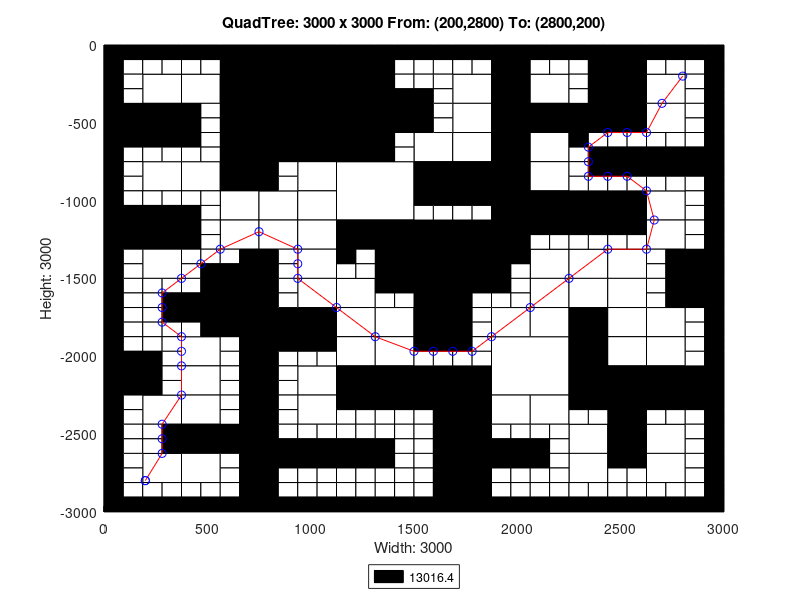

MATLAB code to generate this figure:
axis([0 3000 -3000 0]);
title('QuadTree: 3000 x 3000 From: (200,2800) To: (2800,200)');
xlabel('Width: 3000');
ylabel('Height: 3000');
rectangle('Position',[750 -375 375 375], 'FaceColor',[0 0 0]);
rectangle('Position',[750 -750 375 375], 'FaceColor',[0 0 0]);
rectangle('Position',[1125 -1125 375 375], 'FaceColor',[1 1 1]);
rectangle('Position',[1500 -1500 375 375], 'FaceColor',[0 0 0]);
rectangle('Position',[1875 -2250 375 375], 'FaceColor',[1 1 1]);
rectangle('Position',[187.5 -375 187.5 187.5], 'FaceColor',[1 1 1]);
rectangle('Position',[562.5 -187.5 187.5 187.5], 'FaceColor',[0 0 0]);
rectangle('Position',[375 -375 187.5 187.5], 'FaceColor',[1 1 1]);
rectangle('Position',[562.5 -375 187.5 187.5], 'FaceColor',[0 0 0]);
rectangle('Position',[0 -562.5 187.5 187.5], 'FaceColor',[0 0 0]);
rectangle('Position',[187.5 -562.5 187.5 187.5], 'FaceColor',[0 0 0]);
rectangle('Position',[562.5 -562.5 187.5 187.5], 'FaceColor',[0 0 0]);
rectangle('Position',[562.5 -750 187.5 187.5], 'FaceColor',[0 0 0]);
rectangle('Position',[1125 -187.5 187.5 187.5], 'FaceColor',[0 0 0]);
rectangle('Position',[1125 -375 187.5 187.5], 'FaceColor',[0 0 0]);
rectangle('Position',[1125 -562.5 187.5 187.5], 'FaceColor',[0 0 0]);
rectangle('Position',[1312.5 -562.5 187.5 187.5], 'FaceColor',[0 0 0]);
rectangle('Position',[1125 -750 187.5 187.5], 'FaceColor',[0 0 0]);
rectangle('Position',[187.5 -937.5 187.5 187.5], 'FaceColor',[1 1 1]);
rectangle('Position',[375 -937.5 187.5 187.5], 'FaceColor',[1 1 1]);
rectangle('Position',[562.5 -937.5 187.5 187.5], 'FaceColor',[0 0 0]);
rectangle('Position',[562.5 -1125 187.5 187.5], 'FaceColor',[1 1 1]);
rectangle('Position',[0 -1312.5 187.5 187.5], 'FaceColor',[0 0 0]);
rectangle('Position',[187.5 -1312.5 187.5 187.5], 'FaceColor',[0 0 0]);
rectangle('Position',[187.5 -1500 187.5 187.5], 'FaceColor',[1 1 1]);
rectangle('Position',[562.5 -1312.5 187.5 187.5], 'FaceColor',[1 1 1]);
rectangle('Position',[937.5 -937.5 187.5 187.5], 'FaceColor',[1 1 1]);
rectangle('Position',[750 -1125 187.5 187.5], 'FaceColor',[1 1 1]);
rectangle('Position',[937.5 -1125 187.5 187.5], 'FaceColor',[1 1 1]);
rectangle('Position',[750 -1312.5 187.5 187.5], 'FaceColor',[1 1 1]);
rectangle('Position',[937.5 -1312.5 187.5 187.5], 'FaceColor',[1 1 1]);
rectangle('Position',[937.5 -1500 187.5 187.5], 'FaceColor',[1 1 1]);
rectangle('Position',[1125 -1312.5 187.5 187.5], 'FaceColor',[0 0 0]);
rectangle('Position',[1312.5 -1312.5 187.5 187.5], 'FaceColor',[0 0 0]);
rectangle('Position',[1312.5 -1500 187.5 187.5], 'FaceColor',[0 0 0]);
rectangle('Position',[1687.5 -375 187.5 187.5], 'FaceColor',[1 1 1]);
rectangle('Position',[1875 -187.5 187.5 187.5], 'FaceColor',[0 0 0]);
rectangle('Position',[1875 -375 187.5 187.5], 'FaceColor',[0 0 0]);
rectangle('Position',[2062.5 -375 187.5 187.5], 'FaceColor',[1 1 1]);
rectangle('Position',[1687.5 -562.5 187.5 187.5], 'FaceColor',[1 1 1]);
rectangle('Position',[1500 -750 187.5 187.5], 'FaceColor',[1 1 1]);
rectangle('Position',[1687.5 -750 187.5 187.5], 'FaceColor',[1 1 1]);
rectangle('Position',[1875 -562.5 187.5 187.5], 'FaceColor',[0 0 0]);
rectangle('Position',[2062.5 -562.5 187.5 187.5], 'FaceColor',[0 0 0]);
rectangle('Position',[1875 -750 187.5 187.5], 'FaceColor',[0 0 0]);
rectangle('Position',[2062.5 -750 187.5 187.5], 'FaceColor',[1 1 1]);
rectangle('Position',[2437.5 -187.5 187.5 187.5], 'FaceColor',[0 0 0]);
rectangle('Position',[2437.5 -375 187.5 187.5], 'FaceColor',[0 0 0]);
rectangle('Position',[2625 -375 187.5 187.5], 'FaceColor',[1 1 1]);
rectangle('Position',[2250 -562.5 187.5 187.5], 'FaceColor',[0 0 0]);
rectangle('Position',[2437.5 -562.5 187.5 187.5], 'FaceColor',[0 0 0]);
rectangle('Position',[2625 -562.5 187.5 187.5], 'FaceColor',[1 1 1]);
rectangle('Position',[1500 -937.5 187.5 187.5], 'FaceColor',[0 0 0]);
rectangle('Position',[1687.5 -937.5 187.5 187.5], 'FaceColor',[0 0 0]);
rectangle('Position',[1875 -937.5 187.5 187.5], 'FaceColor',[0 0 0]);
rectangle('Position',[2062.5 -937.5 187.5 187.5], 'FaceColor',[1 1 1]);
rectangle('Position',[1875 -1125 187.5 187.5], 'FaceColor',[0 0 0]);
rectangle('Position',[2062.5 -1125 187.5 187.5], 'FaceColor',[0 0 0]);
rectangle('Position',[1875 -1312.5 187.5 187.5], 'FaceColor',[0 0 0]);
rectangle('Position',[2062.5 -1500 187.5 187.5], 'FaceColor',[1 1 1]);
rectangle('Position',[2250 -1125 187.5 187.5], 'FaceColor',[0 0 0]);
rectangle('Position',[2437.5 -1125 187.5 187.5], 'FaceColor',[0 0 0]);
rectangle('Position',[2625 -1125 187.5 187.5], 'FaceColor',[1 1 1]);
rectangle('Position',[2250 -1500 187.5 187.5], 'FaceColor',[1 1 1]);
rectangle('Position',[2437.5 -1500 187.5 187.5], 'FaceColor',[1 1 1]);
rectangle('Position',[2625 -1312.5 187.5 187.5], 'FaceColor',[1 1 1]);
rectangle('Position',[2812.5 -1500 187.5 187.5], 'FaceColor',[0 0 0]);
rectangle('Position',[562.5 -1687.5 187.5 187.5], 'FaceColor',[0 0 0]);
rectangle('Position',[562.5 -1875 187.5 187.5], 'FaceColor',[0 0 0]);
rectangle('Position',[0 -2250 187.5 187.5], 'FaceColor',[0 0 0]);
rectangle('Position',[375 -2062.5 187.5 187.5], 'FaceColor',[1 1 1]);
rectangle('Position',[375 -2250 187.5 187.5], 'FaceColor',[1 1 1]);
rectangle('Position',[937.5 -1687.5 187.5 187.5], 'FaceColor',[1 1 1]);
rectangle('Position',[750 -1875 187.5 187.5], 'FaceColor',[0 0 0]);
rectangle('Position',[937.5 -1875 187.5 187.5], 'FaceColor',[0 0 0]);
rectangle('Position',[1125 -1687.5 187.5 187.5], 'FaceColor',[1 1 1]);
rectangle('Position',[1125 -1875 187.5 187.5], 'FaceColor',[1 1 1]);
rectangle('Position',[1312.5 -1875 187.5 187.5], 'FaceColor',[1 1 1]);
rectangle('Position',[937.5 -2250 187.5 187.5], 'FaceColor',[1 1 1]);
rectangle('Position',[1125 -2062.5 187.5 187.5], 'FaceColor',[1 1 1]);
rectangle('Position',[1312.5 -2062.5 187.5 187.5], 'FaceColor',[1 1 1]);
rectangle('Position',[1125 -2250 187.5 187.5], 'FaceColor',[0 0 0]);
rectangle('Position',[1312.5 -2250 187.5 187.5], 'FaceColor',[0 0 0]);
rectangle('Position',[187.5 -2437.5 187.5 187.5], 'FaceColor',[1 1 1]);
rectangle('Position',[375 -2437.5 187.5 187.5], 'FaceColor',[1 1 1]);
rectangle('Position',[375 -2625 187.5 187.5], 'FaceColor',[0 0 0]);
rectangle('Position',[562.5 -2625 187.5 187.5], 'FaceColor',[0 0 0]);
rectangle('Position',[187.5 -2812.5 187.5 187.5], 'FaceColor',[1 1 1]);
rectangle('Position',[375 -2812.5 187.5 187.5], 'FaceColor',[1 1 1]);
rectangle('Position',[937.5 -2437.5 187.5 187.5], 'FaceColor',[1 1 1]);
rectangle('Position',[1500 -1687.5 187.5 187.5], 'FaceColor',[0 0 0]);
rectangle('Position',[1500 -1875 187.5 187.5], 'FaceColor',[0 0 0]);
rectangle('Position',[2062.5 -1687.5 187.5 187.5], 'FaceColor',[1 1 1]);
rectangle('Position',[1875 -1875 187.5 187.5], 'FaceColor',[1 1 1]);
rectangle('Position',[2062.5 -1875 187.5 187.5], 'FaceColor',[1 1 1]);
rectangle('Position',[1500 -2250 187.5 187.5], 'FaceColor',[0 0 0]);
rectangle('Position',[1687.5 -2250 187.5 187.5], 'FaceColor',[0 0 0]);
rectangle('Position',[2250 -1687.5 187.5 187.5], 'FaceColor',[1 1 1]);
rectangle('Position',[2437.5 -1687.5 187.5 187.5], 'FaceColor',[1 1 1]);
rectangle('Position',[2250 -1875 187.5 187.5], 'FaceColor',[0 0 0]);
rectangle('Position',[2437.5 -1875 187.5 187.5], 'FaceColor',[1 1 1]);
rectangle('Position',[2812.5 -1687.5 187.5 187.5], 'FaceColor',[0 0 0]);
rectangle('Position',[2625 -1875 187.5 187.5], 'FaceColor',[1 1 1]);
rectangle('Position',[2250 -2062.5 187.5 187.5], 'FaceColor',[0 0 0]);
rectangle('Position',[2437.5 -2062.5 187.5 187.5], 'FaceColor',[1 1 1]);
rectangle('Position',[2250 -2250 187.5 187.5], 'FaceColor',[0 0 0]);
rectangle('Position',[2437.5 -2250 187.5 187.5], 'FaceColor',[0 0 0]);
rectangle('Position',[2625 -2062.5 187.5 187.5], 'FaceColor',[1 1 1]);
rectangle('Position',[2625 -2250 187.5 187.5], 'FaceColor',[0 0 0]);
rectangle('Position',[2812.5 -2250 187.5 187.5], 'FaceColor',[0 0 0]);
rectangle('Position',[1687.5 -2437.5 187.5 187.5], 'FaceColor',[0 0 0]);
rectangle('Position',[1687.5 -2625 187.5 187.5], 'FaceColor',[0 0 0]);
rectangle('Position',[1875 -2437.5 187.5 187.5], 'FaceColor',[1 1 1]);
rectangle('Position',[2062.5 -2437.5 187.5 187.5], 'FaceColor',[1 1 1]);
rectangle('Position',[1687.5 -2812.5 187.5 187.5], 'FaceColor',[0 0 0]);
rectangle('Position',[1687.5 -3000 187.5 187.5], 'FaceColor',[0 0 0]);
rectangle('Position',[2437.5 -2437.5 187.5 187.5], 'FaceColor',[0 0 0]);
rectangle('Position',[2250 -2625 187.5 187.5], 'FaceColor',[1 1 1]);
rectangle('Position',[2437.5 -2625 187.5 187.5], 'FaceColor',[0 0 0]);
rectangle('Position',[2625 -2625 187.5 187.5], 'FaceColor',[1 1 1]);
rectangle('Position',[2250 -2812.5 187.5 187.5], 'FaceColor',[1 1 1]);
rectangle('Position',[2625 -2812.5 187.5 187.5], 'FaceColor',[1 1 1]);
rectangle('Position',[0 -93.75 93.75 93.75], 'FaceColor',[0 0 0]);
rectangle('Position',[93.75 -93.75 93.75 93.75], 'FaceColor',[0 0 0]);
rectangle('Position',[0 -187.5 93.75 93.75], 'FaceColor',[0 0 0]);
rectangle('Position',[93.75 -187.5 93.75 93.75], 'FaceColor',[1 1 1]);
rectangle('Position',[187.5 -93.75 93.75 93.75], 'FaceColor',[0 0 0]);
rectangle('Position',[281.25 -93.75 93.75 93.75], 'FaceColor',[0 0 0]);
rectangle('Position',[187.5 -187.5 93.75 93.75], 'FaceColor',[1 1 1]);
rectangle('Position',[281.25 -187.5 93.75 93.75], 'FaceColor',[1 1 1]);
rectangle('Position',[0 -281.25 93.75 93.75], 'FaceColor',[0 0 0]);
rectangle('Position',[93.75 -281.25 93.75 93.75], 'FaceColor',[1 1 1]);
rectangle('Position',[0 -375 93.75 93.75], 'FaceColor',[0 0 0]);
rectangle('Position',[93.75 -375 93.75 93.75], 'FaceColor',[1 1 1]);
rectangle('Position',[375 -93.75 93.75 93.75], 'FaceColor',[0 0 0]);
rectangle('Position',[468.75 -93.75 93.75 93.75], 'FaceColor',[0 0 0]);
rectangle('Position',[375 -187.5 93.75 93.75], 'FaceColor',[1 1 1]);
rectangle('Position',[468.75 -187.5 93.75 93.75], 'FaceColor',[1 1 1]);
rectangle('Position',[0 -656.25 93.75 93.75], 'FaceColor',[0 0 0]);
rectangle('Position',[93.75 -656.25 93.75 93.75], 'FaceColor',[0 0 0]);
rectangle('Position',[0 -750 93.75 93.75], 'FaceColor',[0 0 0]);
rectangle('Position',[93.75 -750 93.75 93.75], 'FaceColor',[1 1 1]);
rectangle('Position',[187.5 -656.25 93.75 93.75], 'FaceColor',[0 0 0]);
rectangle('Position',[281.25 -656.25 93.75 93.75], 'FaceColor',[0 0 0]);
rectangle('Position',[187.5 -750 93.75 93.75], 'FaceColor',[1 1 1]);
rectangle('Position',[281.25 -750 93.75 93.75], 'FaceColor',[1 1 1]);
rectangle('Position',[375 -468.75 93.75 93.75], 'FaceColor',[0 0 0]);
rectangle('Position',[468.75 -468.75 93.75 93.75], 'FaceColor',[1 1 1]);
rectangle('Position',[375 -562.5 93.75 93.75], 'FaceColor',[0 0 0]);
rectangle('Position',[468.75 -562.5 93.75 93.75], 'FaceColor',[1 1 1]);
rectangle('Position',[375 -656.25 93.75 93.75], 'FaceColor',[0 0 0]);
rectangle('Position',[468.75 -656.25 93.75 93.75], 'FaceColor',[1 1 1]);
rectangle('Position',[375 -750 93.75 93.75], 'FaceColor',[1 1 1]);
rectangle('Position',[468.75 -750 93.75 93.75], 'FaceColor',[1 1 1]);
rectangle('Position',[1312.5 -93.75 93.75 93.75], 'FaceColor',[0 0 0]);
rectangle('Position',[1406.25 -93.75 93.75 93.75], 'FaceColor',[0 0 0]);
rectangle('Position',[1312.5 -187.5 93.75 93.75], 'FaceColor',[0 0 0]);
rectangle('Position',[1406.25 -187.5 93.75 93.75], 'FaceColor',[1 1 1]);
rectangle('Position',[1312.5 -281.25 93.75 93.75], 'FaceColor',[0 0 0]);
rectangle('Position',[1406.25 -281.25 93.75 93.75], 'FaceColor',[1 1 1]);
rectangle('Position',[1312.5 -375 93.75 93.75], 'FaceColor',[0 0 0]);
rectangle('Position',[1406.25 -375 93.75 93.75], 'FaceColor',[0 0 0]);
rectangle('Position',[1312.5 -656.25 93.75 93.75], 'FaceColor',[0 0 0]);
rectangle('Position',[1406.25 -656.25 93.75 93.75], 'FaceColor',[1 1 1]);
rectangle('Position',[1312.5 -750 93.75 93.75], 'FaceColor',[0 0 0]);
rectangle('Position',[1406.25 -750 93.75 93.75], 'FaceColor',[1 1 1]);
rectangle('Position',[0 -843.75 93.75 93.75], 'FaceColor',[0 0 0]);
rectangle('Position',[93.75 -843.75 93.75 93.75], 'FaceColor',[1 1 1]);
rectangle('Position',[0 -937.5 93.75 93.75], 'FaceColor',[0 0 0]);
rectangle('Position',[93.75 -937.5 93.75 93.75], 'FaceColor',[1 1 1]);
rectangle('Position',[0 -1031.25 93.75 93.75], 'FaceColor',[0 0 0]);
rectangle('Position',[93.75 -1031.25 93.75 93.75], 'FaceColor',[1 1 1]);
rectangle('Position',[0 -1125 93.75 93.75], 'FaceColor',[0 0 0]);
rectangle('Position',[93.75 -1125 93.75 93.75], 'FaceColor',[0 0 0]);
rectangle('Position',[187.5 -1031.25 93.75 93.75], 'FaceColor',[1 1 1]);
rectangle('Position',[281.25 -1031.25 93.75 93.75], 'FaceColor',[1 1 1]);
rectangle('Position',[187.5 -1125 93.75 93.75], 'FaceColor',[0 0 0]);
rectangle('Position',[281.25 -1125 93.75 93.75], 'FaceColor',[0 0 0]);
rectangle('Position',[375 -1031.25 93.75 93.75], 'FaceColor',[1 1 1]);
rectangle('Position',[468.75 -1031.25 93.75 93.75], 'FaceColor',[1 1 1]);
rectangle('Position',[375 -1125 93.75 93.75], 'FaceColor',[0 0 0]);
rectangle('Position',[468.75 -1125 93.75 93.75], 'FaceColor',[1 1 1]);
rectangle('Position',[0 -1406.25 93.75 93.75], 'FaceColor',[0 0 0]);
rectangle('Position',[93.75 -1406.25 93.75 93.75], 'FaceColor',[1 1 1]);
rectangle('Position',[0 -1500 93.75 93.75], 'FaceColor',[0 0 0]);
rectangle('Position',[93.75 -1500 93.75 93.75], 'FaceColor',[1 1 1]);
rectangle('Position',[375 -1218.75 93.75 93.75], 'FaceColor',[0 0 0]);
rectangle('Position',[468.75 -1218.75 93.75 93.75], 'FaceColor',[1 1 1]);
rectangle('Position',[375 -1312.5 93.75 93.75], 'FaceColor',[0 0 0]);
rectangle('Position',[468.75 -1312.5 93.75 93.75], 'FaceColor',[1 1 1]);
rectangle('Position',[375 -1406.25 93.75 93.75], 'FaceColor',[1 1 1]);
rectangle('Position',[468.75 -1406.25 93.75 93.75], 'FaceColor',[1 1 1]);
rectangle('Position',[375 -1500 93.75 93.75], 'FaceColor',[1 1 1]);
rectangle('Position',[468.75 -1500 93.75 93.75], 'FaceColor',[0 0 0]);
rectangle('Position',[562.5 -1406.25 93.75 93.75], 'FaceColor',[1 1 1]);
rectangle('Position',[656.25 -1406.25 93.75 93.75], 'FaceColor',[0 0 0]);
rectangle('Position',[562.5 -1500 93.75 93.75], 'FaceColor',[0 0 0]);
rectangle('Position',[656.25 -1500 93.75 93.75], 'FaceColor',[0 0 0]);
rectangle('Position',[750 -843.75 93.75 93.75], 'FaceColor',[0 0 0]);
rectangle('Position',[843.75 -843.75 93.75 93.75], 'FaceColor',[1 1 1]);
rectangle('Position',[750 -937.5 93.75 93.75], 'FaceColor',[0 0 0]);
rectangle('Position',[843.75 -937.5 93.75 93.75], 'FaceColor',[1 1 1]);
rectangle('Position',[750 -1406.25 93.75 93.75], 'FaceColor',[0 0 0]);
rectangle('Position',[843.75 -1406.25 93.75 93.75], 'FaceColor',[1 1 1]);
rectangle('Position',[750 -1500 93.75 93.75], 'FaceColor',[0 0 0]);
rectangle('Position',[843.75 -1500 93.75 93.75], 'FaceColor',[1 1 1]);
rectangle('Position',[1125 -1406.25 93.75 93.75], 'FaceColor',[0 0 0]);
rectangle('Position',[1218.75 -1406.25 93.75 93.75], 'FaceColor',[1 1 1]);
rectangle('Position',[1125 -1500 93.75 93.75], 'FaceColor',[1 1 1]);
rectangle('Position',[1218.75 -1500 93.75 93.75], 'FaceColor',[1 1 1]);
rectangle('Position',[1500 -93.75 93.75 93.75], 'FaceColor',[0 0 0]);
rectangle('Position',[1593.75 -93.75 93.75 93.75], 'FaceColor',[0 0 0]);
rectangle('Position',[1500 -187.5 93.75 93.75], 'FaceColor',[1 1 1]);
rectangle('Position',[1593.75 -187.5 93.75 93.75], 'FaceColor',[1 1 1]);
rectangle('Position',[1687.5 -93.75 93.75 93.75], 'FaceColor',[0 0 0]);
rectangle('Position',[1781.25 -93.75 93.75 93.75], 'FaceColor',[0 0 0]);
rectangle('Position',[1687.5 -187.5 93.75 93.75], 'FaceColor',[1 1 1]);
rectangle('Position',[1781.25 -187.5 93.75 93.75], 'FaceColor',[1 1 1]);
rectangle('Position',[1500 -281.25 93.75 93.75], 'FaceColor',[1 1 1]);
rectangle('Position',[1593.75 -281.25 93.75 93.75], 'FaceColor',[1 1 1]);
rectangle('Position',[1500 -375 93.75 93.75], 'FaceColor',[0 0 0]);
rectangle('Position',[1593.75 -375 93.75 93.75], 'FaceColor',[1 1 1]);
rectangle('Position',[2062.5 -93.75 93.75 93.75], 'FaceColor',[0 0 0]);
rectangle('Position',[2156.25 -93.75 93.75 93.75], 'FaceColor',[0 0 0]);
rectangle('Position',[2062.5 -187.5 93.75 93.75], 'FaceColor',[1 1 1]);
rectangle('Position',[2156.25 -187.5 93.75 93.75], 'FaceColor',[1 1 1]);
rectangle('Position',[1500 -468.75 93.75 93.75], 'FaceColor',[0 0 0]);
rectangle('Position',[1593.75 -468.75 93.75 93.75], 'FaceColor',[1 1 1]);
rectangle('Position',[1500 -562.5 93.75 93.75], 'FaceColor',[0 0 0]);
rectangle('Position',[1593.75 -562.5 93.75 93.75], 'FaceColor',[1 1 1]);
rectangle('Position',[2250 -93.75 93.75 93.75], 'FaceColor',[0 0 0]);
rectangle('Position',[2343.75 -93.75 93.75 93.75], 'FaceColor',[0 0 0]);
rectangle('Position',[2250 -187.5 93.75 93.75], 'FaceColor',[1 1 1]);
rectangle('Position',[2343.75 -187.5 93.75 93.75], 'FaceColor',[0 0 0]);
rectangle('Position',[2250 -281.25 93.75 93.75], 'FaceColor',[1 1 1]);
rectangle('Position',[2343.75 -281.25 93.75 93.75], 'FaceColor',[0 0 0]);
rectangle('Position',[2250 -375 93.75 93.75], 'FaceColor',[1 1 1]);
rectangle('Position',[2343.75 -375 93.75 93.75], 'FaceColor',[0 0 0]);
rectangle('Position',[2625 -93.75 93.75 93.75], 'FaceColor',[0 0 0]);
rectangle('Position',[2718.75 -93.75 93.75 93.75], 'FaceColor',[0 0 0]);
rectangle('Position',[2625 -187.5 93.75 93.75], 'FaceColor',[1 1 1]);
rectangle('Position',[2718.75 -187.5 93.75 93.75], 'FaceColor',[1 1 1]);
rectangle('Position',[2812.5 -93.75 93.75 93.75], 'FaceColor',[0 0 0]);
rectangle('Position',[2906.25 -93.75 93.75 93.75], 'FaceColor',[0 0 0]);
rectangle('Position',[2812.5 -187.5 93.75 93.75], 'FaceColor',[1 1 1]);
rectangle('Position',[2906.25 -187.5 93.75 93.75], 'FaceColor',[0 0 0]);
rectangle('Position',[2812.5 -281.25 93.75 93.75], 'FaceColor',[1 1 1]);
rectangle('Position',[2906.25 -281.25 93.75 93.75], 'FaceColor',[0 0 0]);
rectangle('Position',[2812.5 -375 93.75 93.75], 'FaceColor',[1 1 1]);
rectangle('Position',[2906.25 -375 93.75 93.75], 'FaceColor',[0 0 0]);
rectangle('Position',[2250 -656.25 93.75 93.75], 'FaceColor',[0 0 0]);
rectangle('Position',[2343.75 -656.25 93.75 93.75], 'FaceColor',[1 1 1]);
rectangle('Position',[2250 -750 93.75 93.75], 'FaceColor',[1 1 1]);
rectangle('Position',[2343.75 -750 93.75 93.75], 'FaceColor',[0 0 0]);
rectangle('Position',[2437.5 -656.25 93.75 93.75], 'FaceColor',[1 1 1]);
rectangle('Position',[2531.25 -656.25 93.75 93.75], 'FaceColor',[1 1 1]);
rectangle('Position',[2437.5 -750 93.75 93.75], 'FaceColor',[0 0 0]);
rectangle('Position',[2531.25 -750 93.75 93.75], 'FaceColor',[0 0 0]);
rectangle('Position',[2812.5 -468.75 93.75 93.75], 'FaceColor',[1 1 1]);
rectangle('Position',[2906.25 -468.75 93.75 93.75], 'FaceColor',[0 0 0]);
rectangle('Position',[2812.5 -562.5 93.75 93.75], 'FaceColor',[1 1 1]);
rectangle('Position',[2906.25 -562.5 93.75 93.75], 'FaceColor',[0 0 0]);
rectangle('Position',[2625 -656.25 93.75 93.75], 'FaceColor',[1 1 1]);
rectangle('Position',[2718.75 -656.25 93.75 93.75], 'FaceColor',[1 1 1]);
rectangle('Position',[2625 -750 93.75 93.75], 'FaceColor',[0 0 0]);
rectangle('Position',[2718.75 -750 93.75 93.75], 'FaceColor',[0 0 0]);
rectangle('Position',[2812.5 -656.25 93.75 93.75], 'FaceColor',[1 1 1]);
rectangle('Position',[2906.25 -656.25 93.75 93.75], 'FaceColor',[0 0 0]);
rectangle('Position',[2812.5 -750 93.75 93.75], 'FaceColor',[0 0 0]);
rectangle('Position',[2906.25 -750 93.75 93.75], 'FaceColor',[0 0 0]);
rectangle('Position',[1500 -1031.25 93.75 93.75], 'FaceColor',[0 0 0]);
rectangle('Position',[1593.75 -1031.25 93.75 93.75], 'FaceColor',[0 0 0]);
rectangle('Position',[1500 -1125 93.75 93.75], 'FaceColor',[1 1 1]);
rectangle('Position',[1593.75 -1125 93.75 93.75], 'FaceColor',[1 1 1]);
rectangle('Position',[1687.5 -1031.25 93.75 93.75], 'FaceColor',[0 0 0]);
rectangle('Position',[1781.25 -1031.25 93.75 93.75], 'FaceColor',[0 0 0]);
rectangle('Position',[1687.5 -1125 93.75 93.75], 'FaceColor',[1 1 1]);
rectangle('Position',[1781.25 -1125 93.75 93.75], 'FaceColor',[1 1 1]);
rectangle('Position',[2062.5 -1218.75 93.75 93.75], 'FaceColor',[0 0 0]);
rectangle('Position',[2156.25 -1218.75 93.75 93.75], 'FaceColor',[0 0 0]);
rectangle('Position',[2062.5 -1312.5 93.75 93.75], 'FaceColor',[1 1 1]);
rectangle('Position',[2156.25 -1312.5 93.75 93.75], 'FaceColor',[1 1 1]);
rectangle('Position',[1875 -1406.25 93.75 93.75], 'FaceColor',[0 0 0]);
rectangle('Position',[1968.75 -1406.25 93.75 93.75], 'FaceColor',[0 0 0]);
rectangle('Position',[1875 -1500 93.75 93.75], 'FaceColor',[0 0 0]);
rectangle('Position',[1968.75 -1500 93.75 93.75], 'FaceColor',[1 1 1]);
rectangle('Position',[2250 -843.75 93.75 93.75], 'FaceColor',[1 1 1]);
rectangle('Position',[2343.75 -843.75 93.75 93.75], 'FaceColor',[0 0 0]);
rectangle('Position',[2250 -937.5 93.75 93.75], 'FaceColor',[1 1 1]);
rectangle('Position',[2343.75 -937.5 93.75 93.75], 'FaceColor',[1 1 1]);
rectangle('Position',[2437.5 -843.75 93.75 93.75], 'FaceColor',[0 0 0]);
rectangle('Position',[2531.25 -843.75 93.75 93.75], 'FaceColor',[0 0 0]);
rectangle('Position',[2437.5 -937.5 93.75 93.75], 'FaceColor',[1 1 1]);
rectangle('Position',[2531.25 -937.5 93.75 93.75], 'FaceColor',[1 1 1]);
rectangle('Position',[2625 -843.75 93.75 93.75], 'FaceColor',[0 0 0]);
rectangle('Position',[2718.75 -843.75 93.75 93.75], 'FaceColor',[0 0 0]);
rectangle('Position',[2625 -937.5 93.75 93.75], 'FaceColor',[1 1 1]);
rectangle('Position',[2718.75 -937.5 93.75 93.75], 'FaceColor',[1 1 1]);
rectangle('Position',[2812.5 -843.75 93.75 93.75], 'FaceColor',[0 0 0]);
rectangle('Position',[2906.25 -843.75 93.75 93.75], 'FaceColor',[0 0 0]);
rectangle('Position',[2812.5 -937.5 93.75 93.75], 'FaceColor',[1 1 1]);
rectangle('Position',[2906.25 -937.5 93.75 93.75], 'FaceColor',[0 0 0]);
rectangle('Position',[2812.5 -1031.25 93.75 93.75], 'FaceColor',[1 1 1]);
rectangle('Position',[2906.25 -1031.25 93.75 93.75], 'FaceColor',[0 0 0]);
rectangle('Position',[2812.5 -1125 93.75 93.75], 'FaceColor',[1 1 1]);
rectangle('Position',[2906.25 -1125 93.75 93.75], 'FaceColor',[0 0 0]);
rectangle('Position',[2250 -1218.75 93.75 93.75], 'FaceColor',[0 0 0]);
rectangle('Position',[2343.75 -1218.75 93.75 93.75], 'FaceColor',[0 0 0]);
rectangle('Position',[2250 -1312.5 93.75 93.75], 'FaceColor',[1 1 1]);
rectangle('Position',[2343.75 -1312.5 93.75 93.75], 'FaceColor',[1 1 1]);
rectangle('Position',[2437.5 -1218.75 93.75 93.75], 'FaceColor',[0 0 0]);
rectangle('Position',[2531.25 -1218.75 93.75 93.75], 'FaceColor',[0 0 0]);
rectangle('Position',[2437.5 -1312.5 93.75 93.75], 'FaceColor',[1 1 1]);
rectangle('Position',[2531.25 -1312.5 93.75 93.75], 'FaceColor',[1 1 1]);
rectangle('Position',[2812.5 -1218.75 93.75 93.75], 'FaceColor',[1 1 1]);
rectangle('Position',[2906.25 -1218.75 93.75 93.75], 'FaceColor',[0 0 0]);
rectangle('Position',[2812.5 -1312.5 93.75 93.75], 'FaceColor',[1 1 1]);
rectangle('Position',[2906.25 -1312.5 93.75 93.75], 'FaceColor',[0 0 0]);
rectangle('Position',[2625 -1406.25 93.75 93.75], 'FaceColor',[1 1 1]);
rectangle('Position',[2718.75 -1406.25 93.75 93.75], 'FaceColor',[0 0 0]);
rectangle('Position',[2625 -1500 93.75 93.75], 'FaceColor',[1 1 1]);
rectangle('Position',[2718.75 -1500 93.75 93.75], 'FaceColor',[0 0 0]);
rectangle('Position',[0 -1593.75 93.75 93.75], 'FaceColor',[0 0 0]);
rectangle('Position',[93.75 -1593.75 93.75 93.75], 'FaceColor',[1 1 1]);
rectangle('Position',[0 -1687.5 93.75 93.75], 'FaceColor',[0 0 0]);
rectangle('Position',[93.75 -1687.5 93.75 93.75], 'FaceColor',[1 1 1]);
rectangle('Position',[187.5 -1593.75 93.75 93.75], 'FaceColor',[1 1 1]);
rectangle('Position',[281.25 -1593.75 93.75 93.75], 'FaceColor',[1 1 1]);
rectangle('Position',[187.5 -1687.5 93.75 93.75], 'FaceColor',[1 1 1]);
rectangle('Position',[281.25 -1687.5 93.75 93.75], 'FaceColor',[0 0 0]);
rectangle('Position',[0 -1781.25 93.75 93.75], 'FaceColor',[0 0 0]);
rectangle('Position',[93.75 -1781.25 93.75 93.75], 'FaceColor',[1 1 1]);
rectangle('Position',[0 -1875 93.75 93.75], 'FaceColor',[0 0 0]);
rectangle('Position',[93.75 -1875 93.75 93.75], 'FaceColor',[1 1 1]);
rectangle('Position',[187.5 -1781.25 93.75 93.75], 'FaceColor',[1 1 1]);
rectangle('Position',[281.25 -1781.25 93.75 93.75], 'FaceColor',[0 0 0]);
rectangle('Position',[187.5 -1875 93.75 93.75], 'FaceColor',[1 1 1]);
rectangle('Position',[281.25 -1875 93.75 93.75], 'FaceColor',[1 1 1]);
rectangle('Position',[375 -1593.75 93.75 93.75], 'FaceColor',[1 1 1]);
rectangle('Position',[468.75 -1593.75 93.75 93.75], 'FaceColor',[0 0 0]);
rectangle('Position',[375 -1687.5 93.75 93.75], 'FaceColor',[0 0 0]);
rectangle('Position',[468.75 -1687.5 93.75 93.75], 'FaceColor',[0 0 0]);
rectangle('Position',[375 -1781.25 93.75 93.75], 'FaceColor',[0 0 0]);
rectangle('Position',[468.75 -1781.25 93.75 93.75], 'FaceColor',[0 0 0]);
rectangle('Position',[375 -1875 93.75 93.75], 'FaceColor',[1 1 1]);
rectangle('Position',[468.75 -1875 93.75 93.75], 'FaceColor',[0 0 0]);
rectangle('Position',[0 -1968.75 93.75 93.75], 'FaceColor',[0 0 0]);
rectangle('Position',[93.75 -1968.75 93.75 93.75], 'FaceColor',[1 1 1]);
rectangle('Position',[0 -2062.5 93.75 93.75], 'FaceColor',[0 0 0]);
rectangle('Position',[93.75 -2062.5 93.75 93.75], 'FaceColor',[0 0 0]);
rectangle('Position',[187.5 -1968.75 93.75 93.75], 'FaceColor',[1 1 1]);
rectangle('Position',[281.25 -1968.75 93.75 93.75], 'FaceColor',[1 1 1]);
rectangle('Position',[187.5 -2062.5 93.75 93.75], 'FaceColor',[0 0 0]);
rectangle('Position',[281.25 -2062.5 93.75 93.75], 'FaceColor',[1 1 1]);
rectangle('Position',[187.5 -2156.25 93.75 93.75], 'FaceColor',[0 0 0]);
rectangle('Position',[281.25 -2156.25 93.75 93.75], 'FaceColor',[1 1 1]);
rectangle('Position',[187.5 -2250 93.75 93.75], 'FaceColor',[0 0 0]);
rectangle('Position',[281.25 -2250 93.75 93.75], 'FaceColor',[1 1 1]);
rectangle('Position',[562.5 -1968.75 93.75 93.75], 'FaceColor',[1 1 1]);
rectangle('Position',[656.25 -1968.75 93.75 93.75], 'FaceColor',[0 0 0]);
rectangle('Position',[562.5 -2062.5 93.75 93.75], 'FaceColor',[1 1 1]);
rectangle('Position',[656.25 -2062.5 93.75 93.75], 'FaceColor',[0 0 0]);
rectangle('Position',[562.5 -2156.25 93.75 93.75], 'FaceColor',[1 1 1]);
rectangle('Position',[656.25 -2156.25 93.75 93.75], 'FaceColor',[0 0 0]);
rectangle('Position',[562.5 -2250 93.75 93.75], 'FaceColor',[1 1 1]);
rectangle('Position',[656.25 -2250 93.75 93.75], 'FaceColor',[0 0 0]);
rectangle('Position',[750 -1593.75 93.75 93.75], 'FaceColor',[0 0 0]);
rectangle('Position',[843.75 -1593.75 93.75 93.75], 'FaceColor',[1 1 1]);
rectangle('Position',[750 -1687.5 93.75 93.75], 'FaceColor',[0 0 0]);
rectangle('Position',[843.75 -1687.5 93.75 93.75], 'FaceColor',[1 1 1]);
rectangle('Position',[1312.5 -1593.75 93.75 93.75], 'FaceColor',[0 0 0]);
rectangle('Position',[1406.25 -1593.75 93.75 93.75], 'FaceColor',[0 0 0]);
rectangle('Position',[1312.5 -1687.5 93.75 93.75], 'FaceColor',[1 1 1]);
rectangle('Position',[1406.25 -1687.5 93.75 93.75], 'FaceColor',[1 1 1]);
rectangle('Position',[750 -1968.75 93.75 93.75], 'FaceColor',[0 0 0]);
rectangle('Position',[843.75 -1968.75 93.75 93.75], 'FaceColor',[0 0 0]);
rectangle('Position',[750 -2062.5 93.75 93.75], 'FaceColor',[0 0 0]);
rectangle('Position',[843.75 -2062.5 93.75 93.75], 'FaceColor',[1 1 1]);
rectangle('Position',[937.5 -1968.75 93.75 93.75], 'FaceColor',[0 0 0]);
rectangle('Position',[1031.25 -1968.75 93.75 93.75], 'FaceColor',[0 0 0]);
rectangle('Position',[937.5 -2062.5 93.75 93.75], 'FaceColor',[1 1 1]);
rectangle('Position',[1031.25 -2062.5 93.75 93.75], 'FaceColor',[1 1 1]);
rectangle('Position',[750 -2156.25 93.75 93.75], 'FaceColor',[0 0 0]);
rectangle('Position',[843.75 -2156.25 93.75 93.75], 'FaceColor',[1 1 1]);
rectangle('Position',[750 -2250 93.75 93.75], 'FaceColor',[0 0 0]);
rectangle('Position',[843.75 -2250 93.75 93.75], 'FaceColor',[1 1 1]);
rectangle('Position',[0 -2343.75 93.75 93.75], 'FaceColor',[0 0 0]);
rectangle('Position',[93.75 -2343.75 93.75 93.75], 'FaceColor',[1 1 1]);
rectangle('Position',[0 -2437.5 93.75 93.75], 'FaceColor',[0 0 0]);
rectangle('Position',[93.75 -2437.5 93.75 93.75], 'FaceColor',[1 1 1]);
rectangle('Position',[0 -2531.25 93.75 93.75], 'FaceColor',[0 0 0]);
rectangle('Position',[93.75 -2531.25 93.75 93.75], 'FaceColor',[1 1 1]);
rectangle('Position',[0 -2625 93.75 93.75], 'FaceColor',[0 0 0]);
rectangle('Position',[93.75 -2625 93.75 93.75], 'FaceColor',[1 1 1]);
rectangle('Position',[187.5 -2531.25 93.75 93.75], 'FaceColor',[1 1 1]);
rectangle('Position',[281.25 -2531.25 93.75 93.75], 'FaceColor',[0 0 0]);
rectangle('Position',[187.5 -2625 93.75 93.75], 'FaceColor',[1 1 1]);
rectangle('Position',[281.25 -2625 93.75 93.75], 'FaceColor',[0 0 0]);
rectangle('Position',[562.5 -2343.75 93.75 93.75], 'FaceColor',[1 1 1]);
rectangle('Position',[656.25 -2343.75 93.75 93.75], 'FaceColor',[0 0 0]);
rectangle('Position',[562.5 -2437.5 93.75 93.75], 'FaceColor',[1 1 1]);
rectangle('Position',[656.25 -2437.5 93.75 93.75], 'FaceColor',[0 0 0]);
rectangle('Position',[0 -2718.75 93.75 93.75], 'FaceColor',[0 0 0]);
rectangle('Position',[93.75 -2718.75 93.75 93.75], 'FaceColor',[1 1 1]);
rectangle('Position',[0 -2812.5 93.75 93.75], 'FaceColor',[0 0 0]);
rectangle('Position',[93.75 -2812.5 93.75 93.75], 'FaceColor',[1 1 1]);
rectangle('Position',[0 -2906.25 93.75 93.75], 'FaceColor',[0 0 0]);
rectangle('Position',[93.75 -2906.25 93.75 93.75], 'FaceColor',[1 1 1]);
rectangle('Position',[0 -3000 93.75 93.75], 'FaceColor',[0 0 0]);
rectangle('Position',[93.75 -3000 93.75 93.75], 'FaceColor',[0 0 0]);
rectangle('Position',[187.5 -2906.25 93.75 93.75], 'FaceColor',[1 1 1]);
rectangle('Position',[281.25 -2906.25 93.75 93.75], 'FaceColor',[1 1 1]);
rectangle('Position',[187.5 -3000 93.75 93.75], 'FaceColor',[0 0 0]);
rectangle('Position',[281.25 -3000 93.75 93.75], 'FaceColor',[0 0 0]);
rectangle('Position',[562.5 -2718.75 93.75 93.75], 'FaceColor',[1 1 1]);
rectangle('Position',[656.25 -2718.75 93.75 93.75], 'FaceColor',[0 0 0]);
rectangle('Position',[562.5 -2812.5 93.75 93.75], 'FaceColor',[1 1 1]);
rectangle('Position',[656.25 -2812.5 93.75 93.75], 'FaceColor',[0 0 0]);
rectangle('Position',[375 -2906.25 93.75 93.75], 'FaceColor',[1 1 1]);
rectangle('Position',[468.75 -2906.25 93.75 93.75], 'FaceColor',[1 1 1]);
rectangle('Position',[375 -3000 93.75 93.75], 'FaceColor',[0 0 0]);
rectangle('Position',[468.75 -3000 93.75 93.75], 'FaceColor',[0 0 0]);
rectangle('Position',[562.5 -2906.25 93.75 93.75], 'FaceColor',[1 1 1]);
rectangle('Position',[656.25 -2906.25 93.75 93.75], 'FaceColor',[0 0 0]);
rectangle('Position',[562.5 -3000 93.75 93.75], 'FaceColor',[0 0 0]);
rectangle('Position',[656.25 -3000 93.75 93.75], 'FaceColor',[0 0 0]);
rectangle('Position',[750 -2343.75 93.75 93.75], 'FaceColor',[0 0 0]);
rectangle('Position',[843.75 -2343.75 93.75 93.75], 'FaceColor',[1 1 1]);
rectangle('Position',[750 -2437.5 93.75 93.75], 'FaceColor',[0 0 0]);
rectangle('Position',[843.75 -2437.5 93.75 93.75], 'FaceColor',[1 1 1]);
rectangle('Position',[750 -2531.25 93.75 93.75], 'FaceColor',[0 0 0]);
rectangle('Position',[843.75 -2531.25 93.75 93.75], 'FaceColor',[1 1 1]);
rectangle('Position',[750 -2625 93.75 93.75], 'FaceColor',[0 0 0]);
rectangle('Position',[843.75 -2625 93.75 93.75], 'FaceColor',[0 0 0]);
rectangle('Position',[937.5 -2531.25 93.75 93.75], 'FaceColor',[1 1 1]);
rectangle('Position',[1031.25 -2531.25 93.75 93.75], 'FaceColor',[1 1 1]);
rectangle('Position',[937.5 -2625 93.75 93.75], 'FaceColor',[0 0 0]);
rectangle('Position',[1031.25 -2625 93.75 93.75], 'FaceColor',[0 0 0]);
rectangle('Position',[1125 -2343.75 93.75 93.75], 'FaceColor',[0 0 0]);
rectangle('Position',[1218.75 -2343.75 93.75 93.75], 'FaceColor',[0 0 0]);
rectangle('Position',[1125 -2437.5 93.75 93.75], 'FaceColor',[1 1 1]);
rectangle('Position',[1218.75 -2437.5 93.75 93.75], 'FaceColor',[1 1 1]);
rectangle('Position',[1312.5 -2343.75 93.75 93.75], 'FaceColor',[0 0 0]);
rectangle('Position',[1406.25 -2343.75 93.75 93.75], 'FaceColor',[0 0 0]);
rectangle('Position',[1312.5 -2437.5 93.75 93.75], 'FaceColor',[1 1 1]);
rectangle('Position',[1406.25 -2437.5 93.75 93.75], 'FaceColor',[1 1 1]);
rectangle('Position',[1125 -2531.25 93.75 93.75], 'FaceColor',[1 1 1]);
rectangle('Position',[1218.75 -2531.25 93.75 93.75], 'FaceColor',[1 1 1]);
rectangle('Position',[1125 -2625 93.75 93.75], 'FaceColor',[0 0 0]);
rectangle('Position',[1218.75 -2625 93.75 93.75], 'FaceColor',[0 0 0]);
rectangle('Position',[1312.5 -2531.25 93.75 93.75], 'FaceColor',[1 1 1]);
rectangle('Position',[1406.25 -2531.25 93.75 93.75], 'FaceColor',[1 1 1]);
rectangle('Position',[1312.5 -2625 93.75 93.75], 'FaceColor',[0 0 0]);
rectangle('Position',[1406.25 -2625 93.75 93.75], 'FaceColor',[1 1 1]);
rectangle('Position',[750 -2718.75 93.75 93.75], 'FaceColor',[0 0 0]);
rectangle('Position',[843.75 -2718.75 93.75 93.75], 'FaceColor',[0 0 0]);
rectangle('Position',[750 -2812.5 93.75 93.75], 'FaceColor',[0 0 0]);
rectangle('Position',[843.75 -2812.5 93.75 93.75], 'FaceColor',[1 1 1]);
rectangle('Position',[937.5 -2718.75 93.75 93.75], 'FaceColor',[0 0 0]);
rectangle('Position',[1031.25 -2718.75 93.75 93.75], 'FaceColor',[0 0 0]);
rectangle('Position',[937.5 -2812.5 93.75 93.75], 'FaceColor',[1 1 1]);
rectangle('Position',[1031.25 -2812.5 93.75 93.75], 'FaceColor',[1 1 1]);
rectangle('Position',[750 -2906.25 93.75 93.75], 'FaceColor',[0 0 0]);
rectangle('Position',[843.75 -2906.25 93.75 93.75], 'FaceColor',[1 1 1]);
rectangle('Position',[750 -3000 93.75 93.75], 'FaceColor',[0 0 0]);
rectangle('Position',[843.75 -3000 93.75 93.75], 'FaceColor',[0 0 0]);
rectangle('Position',[937.5 -2906.25 93.75 93.75], 'FaceColor',[1 1 1]);
rectangle('Position',[1031.25 -2906.25 93.75 93.75], 'FaceColor',[1 1 1]);
rectangle('Position',[937.5 -3000 93.75 93.75], 'FaceColor',[0 0 0]);
rectangle('Position',[1031.25 -3000 93.75 93.75], 'FaceColor',[0 0 0]);
rectangle('Position',[1125 -2718.75 93.75 93.75], 'FaceColor',[0 0 0]);
rectangle('Position',[1218.75 -2718.75 93.75 93.75], 'FaceColor',[0 0 0]);
rectangle('Position',[1125 -2812.5 93.75 93.75], 'FaceColor',[1 1 1]);
rectangle('Position',[1218.75 -2812.5 93.75 93.75], 'FaceColor',[1 1 1]);
rectangle('Position',[1312.5 -2718.75 93.75 93.75], 'FaceColor',[0 0 0]);
rectangle('Position',[1406.25 -2718.75 93.75 93.75], 'FaceColor',[1 1 1]);
rectangle('Position',[1312.5 -2812.5 93.75 93.75], 'FaceColor',[1 1 1]);
rectangle('Position',[1406.25 -2812.5 93.75 93.75], 'FaceColor',[1 1 1]);
rectangle('Position',[1125 -2906.25 93.75 93.75], 'FaceColor',[1 1 1]);
rectangle('Position',[1218.75 -2906.25 93.75 93.75], 'FaceColor',[1 1 1]);
rectangle('Position',[1125 -3000 93.75 93.75], 'FaceColor',[0 0 0]);
rectangle('Position',[1218.75 -3000 93.75 93.75], 'FaceColor',[0 0 0]);
rectangle('Position',[1312.5 -2906.25 93.75 93.75], 'FaceColor',[1 1 1]);
rectangle('Position',[1406.25 -2906.25 93.75 93.75], 'FaceColor',[1 1 1]);
rectangle('Position',[1312.5 -3000 93.75 93.75], 'FaceColor',[0 0 0]);
rectangle('Position',[1406.25 -3000 93.75 93.75], 'FaceColor',[0 0 0]);
rectangle('Position',[1687.5 -1593.75 93.75 93.75], 'FaceColor',[0 0 0]);
rectangle('Position',[1781.25 -1593.75 93.75 93.75], 'FaceColor',[0 0 0]);
rectangle('Position',[1687.5 -1687.5 93.75 93.75], 'FaceColor',[0 0 0]);
rectangle('Position',[1781.25 -1687.5 93.75 93.75], 'FaceColor',[1 1 1]);
rectangle('Position',[1687.5 -1781.25 93.75 93.75], 'FaceColor',[0 0 0]);
rectangle('Position',[1781.25 -1781.25 93.75 93.75], 'FaceColor',[1 1 1]);
rectangle('Position',[1687.5 -1875 93.75 93.75], 'FaceColor',[0 0 0]);
rectangle('Position',[1781.25 -1875 93.75 93.75], 'FaceColor',[1 1 1]);
rectangle('Position',[1875 -1593.75 93.75 93.75], 'FaceColor',[0 0 0]);
rectangle('Position',[1968.75 -1593.75 93.75 93.75], 'FaceColor',[1 1 1]);
rectangle('Position',[1875 -1687.5 93.75 93.75], 'FaceColor',[1 1 1]);
rectangle('Position',[1968.75 -1687.5 93.75 93.75], 'FaceColor',[1 1 1]);
rectangle('Position',[1500 -1968.75 93.75 93.75], 'FaceColor',[0 0 0]);
rectangle('Position',[1593.75 -1968.75 93.75 93.75], 'FaceColor',[0 0 0]);
rectangle('Position',[1500 -2062.5 93.75 93.75], 'FaceColor',[1 1 1]);
rectangle('Position',[1593.75 -2062.5 93.75 93.75], 'FaceColor',[1 1 1]);
rectangle('Position',[1687.5 -1968.75 93.75 93.75], 'FaceColor',[0 0 0]);
rectangle('Position',[1781.25 -1968.75 93.75 93.75], 'FaceColor',[1 1 1]);
rectangle('Position',[1687.5 -2062.5 93.75 93.75], 'FaceColor',[1 1 1]);
rectangle('Position',[1781.25 -2062.5 93.75 93.75], 'FaceColor',[1 1 1]);
rectangle('Position',[2625 -1593.75 93.75 93.75], 'FaceColor',[1 1 1]);
rectangle('Position',[2718.75 -1593.75 93.75 93.75], 'FaceColor',[0 0 0]);
rectangle('Position',[2625 -1687.5 93.75 93.75], 'FaceColor',[1 1 1]);
rectangle('Position',[2718.75 -1687.5 93.75 93.75], 'FaceColor',[0 0 0]);
rectangle('Position',[2812.5 -1781.25 93.75 93.75], 'FaceColor',[1 1 1]);
rectangle('Position',[2906.25 -1781.25 93.75 93.75], 'FaceColor',[0 0 0]);
rectangle('Position',[2812.5 -1875 93.75 93.75], 'FaceColor',[1 1 1]);
rectangle('Position',[2906.25 -1875 93.75 93.75], 'FaceColor',[0 0 0]);
rectangle('Position',[2812.5 -1968.75 93.75 93.75], 'FaceColor',[1 1 1]);
rectangle('Position',[2906.25 -1968.75 93.75 93.75], 'FaceColor',[0 0 0]);
rectangle('Position',[2812.5 -2062.5 93.75 93.75], 'FaceColor',[1 1 1]);
rectangle('Position',[2906.25 -2062.5 93.75 93.75], 'FaceColor',[0 0 0]);
rectangle('Position',[1500 -2343.75 93.75 93.75], 'FaceColor',[0 0 0]);
rectangle('Position',[1593.75 -2343.75 93.75 93.75], 'FaceColor',[0 0 0]);
rectangle('Position',[1500 -2437.5 93.75 93.75], 'FaceColor',[1 1 1]);
rectangle('Position',[1593.75 -2437.5 93.75 93.75], 'FaceColor',[0 0 0]);
rectangle('Position',[1500 -2531.25 93.75 93.75], 'FaceColor',[1 1 1]);
rectangle('Position',[1593.75 -2531.25 93.75 93.75], 'FaceColor',[0 0 0]);
rectangle('Position',[1500 -2625 93.75 93.75], 'FaceColor',[1 1 1]);
rectangle('Position',[1593.75 -2625 93.75 93.75], 'FaceColor',[0 0 0]);
rectangle('Position',[1875 -2531.25 93.75 93.75], 'FaceColor',[1 1 1]);
rectangle('Position',[1968.75 -2531.25 93.75 93.75], 'FaceColor',[1 1 1]);
rectangle('Position',[1875 -2625 93.75 93.75], 'FaceColor',[0 0 0]);
rectangle('Position',[1968.75 -2625 93.75 93.75], 'FaceColor',[0 0 0]);
rectangle('Position',[2062.5 -2531.25 93.75 93.75], 'FaceColor',[1 1 1]);
rectangle('Position',[2156.25 -2531.25 93.75 93.75], 'FaceColor',[1 1 1]);
rectangle('Position',[2062.5 -2625 93.75 93.75], 'FaceColor',[0 0 0]);
rectangle('Position',[2156.25 -2625 93.75 93.75], 'FaceColor',[1 1 1]);
rectangle('Position',[1500 -2718.75 93.75 93.75], 'FaceColor',[1 1 1]);
rectangle('Position',[1593.75 -2718.75 93.75 93.75], 'FaceColor',[0 0 0]);
rectangle('Position',[1500 -2812.5 93.75 93.75], 'FaceColor',[1 1 1]);
rectangle('Position',[1593.75 -2812.5 93.75 93.75], 'FaceColor',[0 0 0]);
rectangle('Position',[1500 -2906.25 93.75 93.75], 'FaceColor',[1 1 1]);
rectangle('Position',[1593.75 -2906.25 93.75 93.75], 'FaceColor',[0 0 0]);
rectangle('Position',[1500 -3000 93.75 93.75], 'FaceColor',[0 0 0]);
rectangle('Position',[1593.75 -3000 93.75 93.75], 'FaceColor',[0 0 0]);
rectangle('Position',[1875 -2718.75 93.75 93.75], 'FaceColor',[0 0 0]);
rectangle('Position',[1968.75 -2718.75 93.75 93.75], 'FaceColor',[0 0 0]);
rectangle('Position',[1875 -2812.5 93.75 93.75], 'FaceColor',[1 1 1]);
rectangle('Position',[1968.75 -2812.5 93.75 93.75], 'FaceColor',[1 1 1]);
rectangle('Position',[2062.5 -2718.75 93.75 93.75], 'FaceColor',[0 0 0]);
rectangle('Position',[2156.25 -2718.75 93.75 93.75], 'FaceColor',[1 1 1]);
rectangle('Position',[2062.5 -2812.5 93.75 93.75], 'FaceColor',[1 1 1]);
rectangle('Position',[2156.25 -2812.5 93.75 93.75], 'FaceColor',[1 1 1]);
rectangle('Position',[1875 -2906.25 93.75 93.75], 'FaceColor',[1 1 1]);
rectangle('Position',[1968.75 -2906.25 93.75 93.75], 'FaceColor',[1 1 1]);
rectangle('Position',[1875 -3000 93.75 93.75], 'FaceColor',[0 0 0]);
rectangle('Position',[1968.75 -3000 93.75 93.75], 'FaceColor',[0 0 0]);
rectangle('Position',[2062.5 -2906.25 93.75 93.75], 'FaceColor',[1 1 1]);
rectangle('Position',[2156.25 -2906.25 93.75 93.75], 'FaceColor',[1 1 1]);
rectangle('Position',[2062.5 -3000 93.75 93.75], 'FaceColor',[0 0 0]);
rectangle('Position',[2156.25 -3000 93.75 93.75], 'FaceColor',[0 0 0]);
rectangle('Position',[2250 -2343.75 93.75 93.75], 'FaceColor',[0 0 0]);
rectangle('Position',[2343.75 -2343.75 93.75 93.75], 'FaceColor',[0 0 0]);
rectangle('Position',[2250 -2437.5 93.75 93.75], 'FaceColor',[1 1 1]);
rectangle('Position',[2343.75 -2437.5 93.75 93.75], 'FaceColor',[1 1 1]);
rectangle('Position',[2625 -2343.75 93.75 93.75], 'FaceColor',[0 0 0]);
rectangle('Position',[2718.75 -2343.75 93.75 93.75], 'FaceColor',[0 0 0]);
rectangle('Position',[2625 -2437.5 93.75 93.75], 'FaceColor',[1 1 1]);
rectangle('Position',[2718.75 -2437.5 93.75 93.75], 'FaceColor',[1 1 1]);
rectangle('Position',[2812.5 -2343.75 93.75 93.75], 'FaceColor',[0 0 0]);
rectangle('Position',[2906.25 -2343.75 93.75 93.75], 'FaceColor',[0 0 0]);
rectangle('Position',[2812.5 -2437.5 93.75 93.75], 'FaceColor',[1 1 1]);
rectangle('Position',[2906.25 -2437.5 93.75 93.75], 'FaceColor',[0 0 0]);
rectangle('Position',[2812.5 -2531.25 93.75 93.75], 'FaceColor',[1 1 1]);
rectangle('Position',[2906.25 -2531.25 93.75 93.75], 'FaceColor',[0 0 0]);
rectangle('Position',[2812.5 -2625 93.75 93.75], 'FaceColor',[1 1 1]);
rectangle('Position',[2906.25 -2625 93.75 93.75], 'FaceColor',[0 0 0]);
rectangle('Position',[2437.5 -2718.75 93.75 93.75], 'FaceColor',[0 0 0]);
rectangle('Position',[2531.25 -2718.75 93.75 93.75], 'FaceColor',[0 0 0]);
rectangle('Position',[2437.5 -2812.5 93.75 93.75], 'FaceColor',[1 1 1]);
rectangle('Position',[2531.25 -2812.5 93.75 93.75], 'FaceColor',[1 1 1]);
rectangle('Position',[2250 -2906.25 93.75 93.75], 'FaceColor',[1 1 1]);
rectangle('Position',[2343.75 -2906.25 93.75 93.75], 'FaceColor',[1 1 1]);
rectangle('Position',[2250 -3000 93.75 93.75], 'FaceColor',[0 0 0]);
rectangle('Position',[2343.75 -3000 93.75 93.75], 'FaceColor',[0 0 0]);
rectangle('Position',[2437.5 -2906.25 93.75 93.75], 'FaceColor',[1 1 1]);
rectangle('Position',[2531.25 -2906.25 93.75 93.75], 'FaceColor',[1 1 1]);
rectangle('Position',[2437.5 -3000 93.75 93.75], 'FaceColor',[0 0 0]);
rectangle('Position',[2531.25 -3000 93.75 93.75], 'FaceColor',[0 0 0]);
rectangle('Position',[2812.5 -2718.75 93.75 93.75], 'FaceColor',[1 1 1]);
rectangle('Position',[2906.25 -2718.75 93.75 93.75], 'FaceColor',[0 0 0]);
rectangle('Position',[2812.5 -2812.5 93.75 93.75], 'FaceColor',[1 1 1]);
rectangle('Position',[2906.25 -2812.5 93.75 93.75], 'FaceColor',[0 0 0]);
rectangle('Position',[2625 -2906.25 93.75 93.75], 'FaceColor',[1 1 1]);
rectangle('Position',[2718.75 -2906.25 93.75 93.75], 'FaceColor',[1 1 1]);
rectangle('Position',[2625 -3000 93.75 93.75], 'FaceColor',[0 0 0]);
rectangle('Position',[2718.75 -3000 93.75 93.75], 'FaceColor',[0 0 0]);
rectangle('Position',[2812.5 -2906.25 93.75 93.75], 'FaceColor',[1 1 1]);
rectangle('Position',[2906.25 -2906.25 93.75 93.75], 'FaceColor',[0 0 0]);
rectangle('Position',[2812.5 -3000 93.75 93.75], 'FaceColor',[0 0 0]);
rectangle('Position',[2906.25 -3000 93.75 93.75], 'FaceColor',[0 0 0]);
X=[2800,2700,2625,2531.25,2437.5,2343.75,2343.75,2343.75,2437.5,2531.25,2625,2662.5,2625,2437.5,2250,2062.5,1875,1781.25,1687.5,1593.75,1500,1312.5,1125,937.5,937.5,937.5,750,562.5,468.75,375,281.25,281.25,281.25,375,375,375,375,281.25,281.25,281.25,200,200];
Y=[-200,-375,-562.5,-562.5,-562.5,-656.25,-750,-843.75,-843.75,-843.75,-937.5,-1125,-1312.5,-1312.5,-1500,-1687.5,-1875,-1968.75,-1968.75,-1968.75,-1968.75,-1875,-1687.5,-1500,-1406.25,-1312.5,-1200,-1312.5,-1406.25,-1500,-1593.75,-1687.5,-1781.25,-1875,-1968.75,-2062.5,-2250,-2437.5,-2531.25,-2625,-2800,-2800];
hold on;
plot(X,Y,'r');
plot(X,Y,'bo');
legend('13016.4','Location','southoutside');
